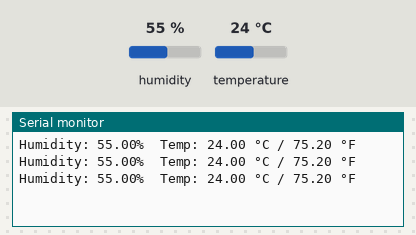
Bench run of a program on a simulated ESP32. Shown: the last lines printed to the serial monitor. Inputs (shaded band) come from the test bench; at power-on: humidity 55 %, temperature 24 °C.

Above: at 3.8 s.
3.9 s: humidity set to 22 %
At 6.5 s:
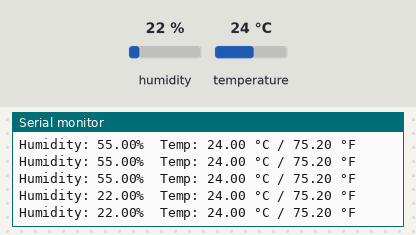
6.7 s: temperature set to 12 °C
At 7.9 s:
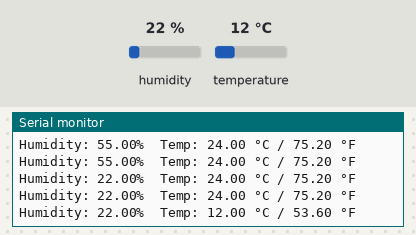
9.5 s: humidity set to 40 %
At 10.9 s:
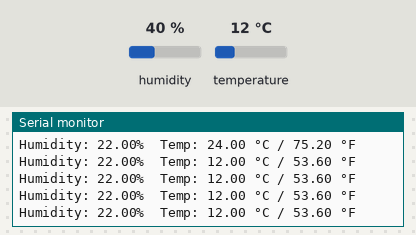
Timing chart, 0 to 12.5 s (numbered marks = the images above; inputs shaded):
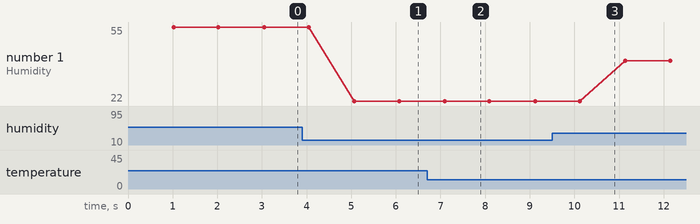

Measured:
- after the input at 3.9 s, the serial monitor: prints a new line after 1.2 s (image 1)
- after the input at 6.7 s, the serial monitor: prints a new line after 0.39 s (image 2)
- plotted number 1: 55 → 22 after the input at 3.9 s, 22 → 40 after the input at 9.5 s

The program:

main.cpp
```cpp
/*******************************************************************************************************
  SIESPRO - DHT11 Sensor Basic Test (ESP32)
  Reads air temperature and relative humidity.
  Use this sketch to verify wiring and sensor response before integrating into master firmware.
*******************************************************************************************************/

#include <Arduino.h>
#include "DHT.h"

#define DHTPIN  17
#define DHTTYPE DHT11     // Compatible with DHT22 and DHT21 — change type here if needed

DHT dht(DHTPIN, DHTTYPE);

void setup()
{
  Serial.begin(115200);
  dht.begin();
}

void loop()
{
  delay(1000);    // DHT11 maximum sampling rate: 1 Hz

  float h = dht.readHumidity();
  float t = dht.readTemperature();       // Celsius
  float f = dht.readTemperature(true);   // Fahrenheit

  if (isnan(h) || isnan(t) || isnan(f))
  {
    Serial.println(F("DHT11 read failed — check wiring and pin definition"));
    return;
  }

  Serial.print(F("Humidity: "));    Serial.print(h);    Serial.print(F("%  "));
  Serial.print(F("Temp: "));        Serial.print(t);    Serial.print(F(" °C / "));
  Serial.print(f);                  Serial.println(F(" °F"));
}
```
